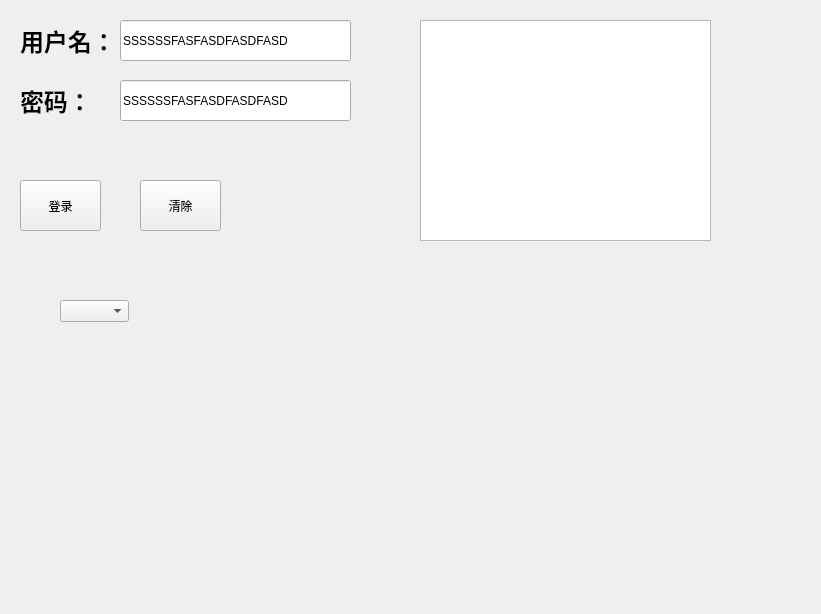
<?xml version="1.0" encoding="UTF-8"?>
<ui version="4.0">
 <class>Form</class>
 <widget class="QWidget" name="Form">
  <property name="geometry">
   <rect>
    <x>0</x>
    <y>0</y>
    <width>821</width>
    <height>614</height>
   </rect>
  </property>
  <property name="windowTitle">
   <string>Form</string>
  </property>
  <widget class="QPushButton" name="login_button">
   <property name="geometry">
    <rect>
     <x>20</x>
     <y>180</y>
     <width>81</width>
     <height>51</height>
    </rect>
   </property>
   <property name="text">
    <string>登录</string>
   </property>
  </widget>
  <widget class="QLineEdit" name="user_edit">
   <property name="geometry">
    <rect>
     <x>120</x>
     <y>20</y>
     <width>231</width>
     <height>41</height>
    </rect>
   </property>
   <property name="text">
    <string>SSSSSSFASFASDFASDFASD</string>
   </property>
  </widget>
  <widget class="QLabel" name="label">
   <property name="geometry">
    <rect>
     <x>20</x>
     <y>20</y>
     <width>101</width>
     <height>41</height>
    </rect>
   </property>
   <property name="font">
    <font>
     <family>Arial</family>
     <pointsize>18</pointsize>
     <weight>75</weight>
     <bold>true</bold>
    </font>
   </property>
   <property name="text">
    <string>用户名：</string>
   </property>
  </widget>
  <widget class="QLineEdit" name="pwd_edit">
   <property name="geometry">
    <rect>
     <x>120</x>
     <y>80</y>
     <width>231</width>
     <height>41</height>
    </rect>
   </property>
   <property name="text">
    <string>SSSSSSFASFASDFASDFASD</string>
   </property>
  </widget>
  <widget class="QLabel" name="label_2">
   <property name="geometry">
    <rect>
     <x>20</x>
     <y>80</y>
     <width>101</width>
     <height>41</height>
    </rect>
   </property>
   <property name="font">
    <font>
     <family>Arial</family>
     <pointsize>18</pointsize>
     <weight>75</weight>
     <bold>true</bold>
    </font>
   </property>
   <property name="text">
    <string>密码：</string>
   </property>
  </widget>
  <widget class="QPushButton" name="clear_button">
   <property name="geometry">
    <rect>
     <x>140</x>
     <y>180</y>
     <width>81</width>
     <height>51</height>
    </rect>
   </property>
   <property name="text">
    <string>清除</string>
   </property>
  </widget>
  <widget class="QTextBrowser" name="textBrowser">
   <property name="geometry">
    <rect>
     <x>420</x>
     <y>20</y>
     <width>291</width>
     <height>221</height>
    </rect>
   </property>
  </widget>
  <widget class="QComboBox" name="comboBox">
   <property name="geometry">
    <rect>
     <x>60</x>
     <y>300</y>
     <width>69</width>
     <height>22</height>
    </rect>
   </property>
  </widget>
 </widget>
 <resources/>
 <connections/>
</ui>
